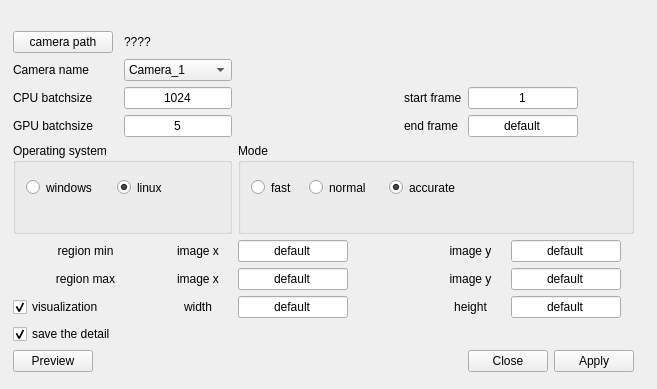
<?xml version="1.0" encoding="UTF-8"?>
<ui version="4.0">
 <class>Form</class>
 <widget class="QWidget" name="Form">
  <property name="geometry">
   <rect>
    <x>0</x>
    <y>0</y>
    <width>657</width>
    <height>389</height>
   </rect>
  </property>
  <property name="minimumSize">
   <size>
    <width>0</width>
    <height>0</height>
   </size>
  </property>
  <property name="maximumSize">
   <size>
    <width>9999</width>
    <height>9999</height>
   </size>
  </property>
  <property name="windowTitle">
   <string>Form</string>
  </property>
  <widget class="QWidget" name="layoutWidget">
   <property name="geometry">
    <rect>
     <x>13</x>
     <y>31</y>
     <width>621</width>
     <height>341</height>
    </rect>
   </property>
   <layout class="QGridLayout" name="gridLayout">
    <item row="5" column="8" colspan="2">
     <widget class="QLineEdit" name="lineEdit_8">
      <property name="enabled">
       <bool>true</bool>
      </property>
      <property name="maximumSize">
       <size>
        <width>110</width>
        <height>16777215</height>
       </size>
      </property>
      <property name="text">
       <string>default</string>
      </property>
      <property name="alignment">
       <set>Qt::AlignCenter</set>
      </property>
     </widget>
    </item>
    <item row="1" column="2" colspan="2">
     <widget class="QComboBox" name="comboBox">
      <item>
       <property name="text">
        <string>Camera_1</string>
       </property>
      </item>
      <item>
       <property name="text">
        <string>Camera_2</string>
       </property>
      </item>
      <item>
       <property name="text">
        <string>Camera_3</string>
       </property>
      </item>
      <item>
       <property name="text">
        <string>Camera_4</string>
       </property>
      </item>
      <item>
       <property name="text">
        <string>Camera_5</string>
       </property>
      </item>
     </widget>
    </item>
    <item row="6" column="0" colspan="3">
     <widget class="QLabel" name="label_14">
      <property name="minimumSize">
       <size>
        <width>130</width>
        <height>0</height>
       </size>
      </property>
      <property name="text">
       <string>region max</string>
      </property>
      <property name="alignment">
       <set>Qt::AlignCenter</set>
      </property>
     </widget>
    </item>
    <item row="9" column="1" colspan="2">
     <spacer name="horizontalSpacer_10">
      <property name="orientation">
       <enum>Qt::Horizontal</enum>
      </property>
      <property name="sizeHint" stdset="0">
       <size>
        <width>38</width>
        <height>18</height>
       </size>
      </property>
     </spacer>
    </item>
    <item row="5" column="6" colspan="2">
     <widget class="QLabel" name="label_10">
      <property name="text">
       <string>image y</string>
      </property>
      <property name="alignment">
       <set>Qt::AlignCenter</set>
      </property>
     </widget>
    </item>
    <item row="9" column="0">
     <widget class="QPushButton" name="pushButton_6">
      <property name="maximumSize">
       <size>
        <width>90</width>
        <height>16777215</height>
       </size>
      </property>
      <property name="text">
       <string>Preview</string>
      </property>
      <property name="icon">
       <iconset>
        <normaloff>images/view-2.png</normaloff>images/view-2.png</iconset>
      </property>
     </widget>
    </item>
    <item row="5" column="0" colspan="3">
     <widget class="QLabel" name="label_13">
      <property name="minimumSize">
       <size>
        <width>130</width>
        <height>0</height>
       </size>
      </property>
      <property name="text">
       <string>region min</string>
      </property>
      <property name="alignment">
       <set>Qt::AlignCenter</set>
      </property>
     </widget>
    </item>
    <item row="7" column="6" colspan="2">
     <widget class="QLabel" name="label_4">
      <property name="text">
       <string>height</string>
      </property>
      <property name="alignment">
       <set>Qt::AlignCenter</set>
      </property>
     </widget>
    </item>
    <item row="9" column="7" colspan="2">
     <widget class="QPushButton" name="pushButton_2">
      <property name="maximumSize">
       <size>
        <width>90</width>
        <height>16777215</height>
       </size>
      </property>
      <property name="text">
       <string>Close</string>
      </property>
     </widget>
    </item>
    <item row="2" column="4">
     <spacer name="horizontalSpacer_8">
      <property name="orientation">
       <enum>Qt::Horizontal</enum>
      </property>
      <property name="sizeHint" stdset="0">
       <size>
        <width>40</width>
        <height>20</height>
       </size>
      </property>
     </spacer>
    </item>
    <item row="2" column="5" colspan="2">
     <widget class="QLabel" name="label_5">
      <property name="text">
       <string>start frame</string>
      </property>
     </widget>
    </item>
    <item row="9" column="9">
     <widget class="QPushButton" name="pushButton_5">
      <property name="maximumSize">
       <size>
        <width>90</width>
        <height>16777215</height>
       </size>
      </property>
      <property name="text">
       <string>Apply</string>
      </property>
     </widget>
    </item>
    <item row="7" column="4" colspan="2">
     <widget class="QLineEdit" name="lineEdit_4">
      <property name="enabled">
       <bool>true</bool>
      </property>
      <property name="maximumSize">
       <size>
        <width>110</width>
        <height>16777215</height>
       </size>
      </property>
      <property name="text">
       <string>default</string>
      </property>
      <property name="alignment">
       <set>Qt::AlignCenter</set>
      </property>
     </widget>
    </item>
    <item row="7" column="3">
     <widget class="QLabel" name="label_3">
      <property name="text">
       <string>      width      </string>
      </property>
      <property name="alignment">
       <set>Qt::AlignCenter</set>
      </property>
     </widget>
    </item>
    <item row="2" column="7" colspan="3">
     <widget class="QLineEdit" name="lineEdit_5">
      <property name="maximumSize">
       <size>
        <width>110</width>
        <height>16777215</height>
       </size>
      </property>
      <property name="text">
       <string>1</string>
      </property>
      <property name="alignment">
       <set>Qt::AlignCenter</set>
      </property>
     </widget>
    </item>
    <item row="4" column="0" colspan="4">
     <widget class="QGroupBox" name="groupBox">
      <property name="title">
       <string>Operating system</string>
      </property>
      <widget class="QRadioButton" name="radioButton_4">
       <property name="geometry">
        <rect>
         <x>13</x>
         <y>33</y>
         <width>85</width>
         <height>23</height>
        </rect>
       </property>
       <property name="text">
        <string>windows</string>
       </property>
      </widget>
      <widget class="QRadioButton" name="radioButton_5">
       <property name="geometry">
        <rect>
         <x>104</x>
         <y>33</y>
         <width>58</width>
         <height>23</height>
        </rect>
       </property>
       <property name="text">
        <string>linux</string>
       </property>
       <property name="checked">
        <bool>true</bool>
       </property>
      </widget>
     </widget>
    </item>
    <item row="6" column="6" colspan="2">
     <widget class="QLabel" name="label_12">
      <property name="text">
       <string>image y</string>
      </property>
      <property name="alignment">
       <set>Qt::AlignCenter</set>
      </property>
     </widget>
    </item>
    <item row="6" column="4" colspan="2">
     <widget class="QLineEdit" name="lineEdit_9">
      <property name="enabled">
       <bool>true</bool>
      </property>
      <property name="maximumSize">
       <size>
        <width>110</width>
        <height>16777215</height>
       </size>
      </property>
      <property name="text">
       <string>default</string>
      </property>
      <property name="alignment">
       <set>Qt::AlignCenter</set>
      </property>
     </widget>
    </item>
    <item row="8" column="0" colspan="4">
     <widget class="QCheckBox" name="checkBox_2">
      <property name="text">
       <string>save the detail</string>
      </property>
      <property name="icon">
       <iconset>
        <normaloff>images/save.png</normaloff>images/save.png</iconset>
      </property>
      <property name="checked">
       <bool>true</bool>
      </property>
     </widget>
    </item>
    <item row="6" column="3">
     <widget class="QLabel" name="label_11">
      <property name="text">
       <string>image x</string>
      </property>
      <property name="alignment">
       <set>Qt::AlignCenter</set>
      </property>
     </widget>
    </item>
    <item row="3" column="7" colspan="3">
     <widget class="QLineEdit" name="lineEdit_6">
      <property name="maximumSize">
       <size>
        <width>110</width>
        <height>16777215</height>
       </size>
      </property>
      <property name="text">
       <string>default</string>
      </property>
      <property name="alignment">
       <set>Qt::AlignCenter</set>
      </property>
     </widget>
    </item>
    <item row="3" column="0" colspan="2">
     <widget class="QLabel" name="label_2">
      <property name="text">
       <string>GPU batchsize</string>
      </property>
     </widget>
    </item>
    <item row="0" column="0" colspan="2">
     <widget class="QPushButton" name="pushButton">
      <property name="maximumSize">
       <size>
        <width>100</width>
        <height>16777215</height>
       </size>
      </property>
      <property name="text">
       <string>camera path</string>
      </property>
     </widget>
    </item>
    <item row="7" column="8" colspan="2">
     <widget class="QLineEdit" name="lineEdit_3">
      <property name="enabled">
       <bool>true</bool>
      </property>
      <property name="maximumSize">
       <size>
        <width>110</width>
        <height>16777215</height>
       </size>
      </property>
      <property name="text">
       <string>default</string>
      </property>
      <property name="alignment">
       <set>Qt::AlignCenter</set>
      </property>
     </widget>
    </item>
    <item row="0" column="2" colspan="8">
     <widget class="QLabel" name="label_6">
      <property name="text">
       <string>????</string>
      </property>
     </widget>
    </item>
    <item row="5" column="3">
     <widget class="QLabel" name="label_9">
      <property name="text">
       <string>image x</string>
      </property>
      <property name="alignment">
       <set>Qt::AlignCenter</set>
      </property>
     </widget>
    </item>
    <item row="5" column="4" colspan="2">
     <widget class="QLineEdit" name="lineEdit_7">
      <property name="enabled">
       <bool>true</bool>
      </property>
      <property name="maximumSize">
       <size>
        <width>110</width>
        <height>16777215</height>
       </size>
      </property>
      <property name="text">
       <string>default</string>
      </property>
      <property name="alignment">
       <set>Qt::AlignCenter</set>
      </property>
     </widget>
    </item>
    <item row="3" column="5" colspan="2">
     <widget class="QLabel" name="label_8">
      <property name="text">
       <string>end frame</string>
      </property>
     </widget>
    </item>
    <item row="3" column="4">
     <spacer name="horizontalSpacer_9">
      <property name="orientation">
       <enum>Qt::Horizontal</enum>
      </property>
      <property name="sizeHint" stdset="0">
       <size>
        <width>40</width>
        <height>18</height>
       </size>
      </property>
     </spacer>
    </item>
    <item row="6" column="8" colspan="2">
     <widget class="QLineEdit" name="lineEdit_10">
      <property name="enabled">
       <bool>true</bool>
      </property>
      <property name="maximumSize">
       <size>
        <width>110</width>
        <height>16777215</height>
       </size>
      </property>
      <property name="text">
       <string>default</string>
      </property>
      <property name="alignment">
       <set>Qt::AlignCenter</set>
      </property>
     </widget>
    </item>
    <item row="3" column="2" colspan="2">
     <widget class="QLineEdit" name="lineEdit_2">
      <property name="maximumSize">
       <size>
        <width>110</width>
        <height>16777215</height>
       </size>
      </property>
      <property name="text">
       <string>5</string>
      </property>
      <property name="alignment">
       <set>Qt::AlignCenter</set>
      </property>
     </widget>
    </item>
    <item row="4" column="4" colspan="6">
     <widget class="QGroupBox" name="groupBox_2">
      <property name="title">
       <string>Mode</string>
      </property>
      <widget class="QRadioButton" name="radioButton">
       <property name="geometry">
        <rect>
         <x>13</x>
         <y>33</y>
         <width>52</width>
         <height>23</height>
        </rect>
       </property>
       <property name="text">
        <string>fast</string>
       </property>
      </widget>
      <widget class="QRadioButton" name="radioButton_2">
       <property name="geometry">
        <rect>
         <x>71</x>
         <y>33</y>
         <width>74</width>
         <height>23</height>
        </rect>
       </property>
       <property name="text">
        <string>normal</string>
       </property>
      </widget>
      <widget class="QRadioButton" name="radioButton_3">
       <property name="geometry">
        <rect>
         <x>151</x>
         <y>33</y>
         <width>84</width>
         <height>23</height>
        </rect>
       </property>
       <property name="text">
        <string>accurate</string>
       </property>
       <property name="checked">
        <bool>true</bool>
       </property>
      </widget>
     </widget>
    </item>
    <item row="2" column="2" colspan="2">
     <widget class="QLineEdit" name="lineEdit">
      <property name="maximumSize">
       <size>
        <width>110</width>
        <height>16777215</height>
       </size>
      </property>
      <property name="text">
       <string>1024</string>
      </property>
      <property name="alignment">
       <set>Qt::AlignCenter</set>
      </property>
     </widget>
    </item>
    <item row="7" column="0" colspan="3">
     <widget class="QCheckBox" name="checkBox">
      <property name="layoutDirection">
       <enum>Qt::LeftToRight</enum>
      </property>
      <property name="text">
       <string>visualization</string>
      </property>
      <property name="icon">
       <iconset>
        <normaloff>images/view.png</normaloff>images/view.png</iconset>
      </property>
      <property name="checked">
       <bool>true</bool>
      </property>
     </widget>
    </item>
    <item row="2" column="0" colspan="2">
     <widget class="QLabel" name="label">
      <property name="text">
       <string>CPU batchsize</string>
      </property>
     </widget>
    </item>
    <item row="1" column="0" colspan="2">
     <widget class="QLabel" name="label_15">
      <property name="text">
       <string>Camera name</string>
      </property>
     </widget>
    </item>
   </layout>
  </widget>
 </widget>
 <resources>
  <include location="image.qrc"/>
 </resources>
 <connections>
  <connection>
   <sender>pushButton_2</sender>
   <signal>clicked()</signal>
   <receiver>Form</receiver>
   <slot>close()</slot>
   <hints>
    <hint type="sourcelabel">
     <x>440</x>
     <y>284</y>
    </hint>
    <hint type="destinationlabel">
     <x>241</x>
     <y>308</y>
    </hint>
   </hints>
  </connection>
  <connection>
   <sender>checkBox</sender>
   <signal>clicked(bool)</signal>
   <receiver>lineEdit_4</receiver>
   <slot>setEnabled(bool)</slot>
   <hints>
    <hint type="sourcelabel">
     <x>119</x>
     <y>222</y>
    </hint>
    <hint type="destinationlabel">
     <x>279</x>
     <y>236</y>
    </hint>
   </hints>
  </connection>
  <connection>
   <sender>checkBox</sender>
   <signal>clicked(bool)</signal>
   <receiver>lineEdit_3</receiver>
   <slot>setEnabled(bool)</slot>
   <hints>
    <hint type="sourcelabel">
     <x>78</x>
     <y>227</y>
    </hint>
    <hint type="destinationlabel">
     <x>431</x>
     <y>224</y>
    </hint>
   </hints>
  </connection>
 </connections>
</ui>
